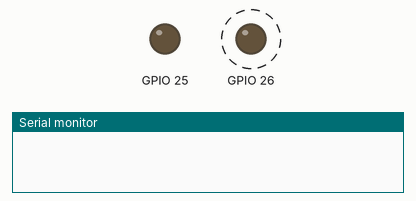
A sketch run on a simulated ESP32. On the bench: output pins drawn as LEDs (lit = HIGH), the last lines printed to the serial monitor. Dashed ring = blinking.

Above: at 0.5 s.
At 3.5 s:
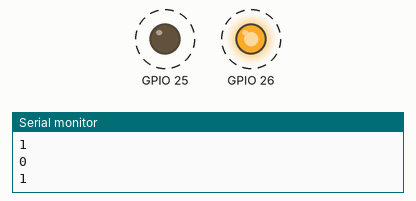
Timing chart, 0 to 4.6 s (numbered marks = the images above):
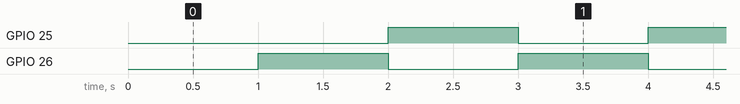

Measured:
- by itself, GPIO 25, GPIO 26: alternates HIGH for 1.0 s and LOW for 1.0 s

The sketch:

vibrator-ld14-test.ino
```cpp
// PWM でもよかったんだけど、逆位相も試したかったからタイマーを使う

hw_timer_t *timer = NULL;

int flag = 0;
void IRAM_ATTR onTimer() {
    digitalWrite(25, flag);
    digitalWrite(26, flag ^ 1);
    flag ^= 1;
    Serial.println(flag);
}

void setup() {
    Serial.begin(115200);
    pinMode(25, OUTPUT);
    pinMode(26, OUTPUT);

    timer = timerBegin(0, 80, true);
    timerAttachInterrupt(timer, &onTimer, true);
    //timerAlarmWrite(timer, 13337, true); // 150Hz Timer 1000000/(150/2) = 13337
    timerAlarmWrite(timer, 1000000, true); // 1Hz
    timerAlarmEnable(timer);
}

void loop() {
}
```
